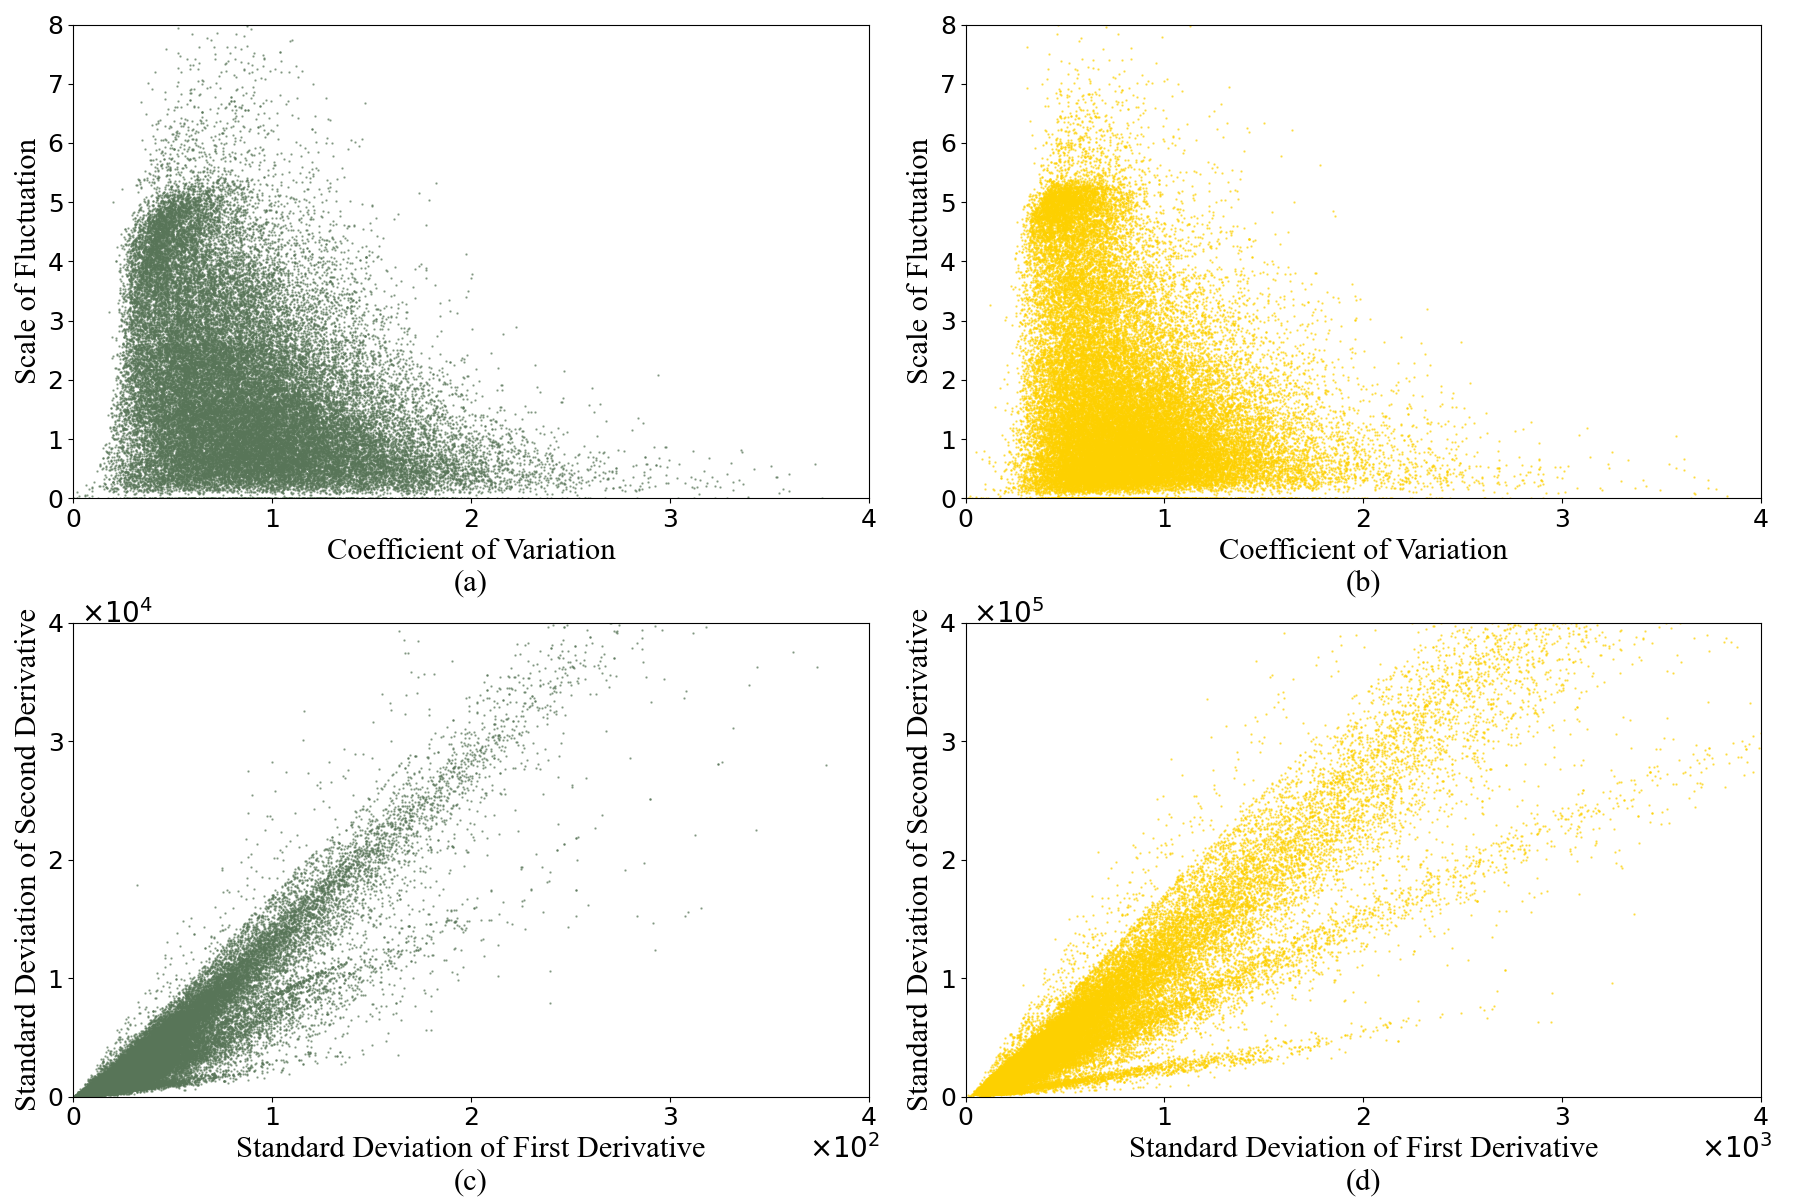

This figure's Python source:
import pandas as pd
import matplotlib.pyplot as plt
from matplotlib import ticker

# Load the data
df_qc = pd.read_csv('qc_var.csv')
df_fs = pd.read_csv('fs_var.csv')

# Create a figure and four subplots
fig, axes = plt.subplots(2, 2, figsize=(18, 12))

# Customize the first scatter plot
axes[0, 0].scatter(df_qc['COV']/100, df_qc['SOF'], s=0.5, c='#587558', alpha=0.6)
axes[0, 0].set_xlim(0, 4)
axes[0, 0].set_ylim(0, 8)
axes[0, 0].xaxis.set_major_locator(ticker.MultipleLocator(1))
axes[0, 0].yaxis.set_major_locator(ticker.MultipleLocator(1))
axes[0, 0].set_xlabel("Coefficient of Variation", fontsize=22, fontname='Times New Roman')
axes[0, 0].set_ylabel("Scale of Fluctuation", fontsize=22, fontname='Times New Roman')
axes[0, 0].tick_params(axis='both', which='major', labelsize=18, labelcolor='black')
axes[0, 0].text(0.5, -0.195, '(a)', transform=axes[0, 0].transAxes, fontsize=22, fontname='Times New Roman', ha='center')

# Customize the second scatter plot
axes[0, 1].scatter(df_fs['COV']/100, df_fs['SOF'], s=0.5, c='#fdd000', alpha=0.6)
axes[0, 1].set_xlim(0, 4)
axes[0, 1].set_ylim(0, 8)
axes[0, 1].xaxis.set_major_locator(ticker.MultipleLocator(1))
axes[0, 1].yaxis.set_major_locator(ticker.MultipleLocator(1))
axes[0, 1].set_xlabel("Coefficient of Variation", fontsize=22, fontname='Times New Roman')
axes[0, 1].set_ylabel("Scale of Fluctuation", fontsize=22, fontname='Times New Roman')
axes[0, 1].tick_params(axis='both', which='major', labelsize=18, labelcolor='black')
axes[0, 1].text(0.5, -0.195, '(b)', transform=axes[0, 1].transAxes, fontsize=22, fontname='Times New Roman', ha='center')

# Customize the third scatter plot
axes[1, 0].scatter(df_qc['Smoothness_First_Derivative']/100, df_qc['Smoothness_Second_Derivative']/10000, s=0.5, c='#587558', alpha=0.6)
axes[1, 0].set_xlim(0, 4)
axes[1, 0].set_ylim(0, 4)
axes[1, 0].xaxis.set_major_locator(ticker.MultipleLocator(1))
axes[1, 0].yaxis.set_major_locator(ticker.MultipleLocator(1))
axes[1, 0].set_xlabel("Standard Deviation of First Derivative", fontsize=22, fontname='Times New Roman')
axes[1, 0].set_ylabel("Standard Deviation of Second Derivative", fontsize=22, fontname='Times New Roman')
axes[1, 0].tick_params(axis='both', which='major', labelsize=18, labelcolor='black')
axes[1, 0].annotate(r'$\times10^2$', xy=(0.925, -0.08), xycoords='axes fraction', fontsize=20, fontname='Times New Roman', ha='left', va='top')
axes[1, 0].annotate(r'$\times10^4$', xy=(0.01, 1.05), xycoords='axes fraction', fontsize=20, fontname='Times New Roman', ha='left', va='top')
axes[1, 0].text(0.5, -0.195, '(c)', transform=axes[1, 0].transAxes, fontsize=22, fontname='Times New Roman', ha='center')

# Customize the fourth scatter plot
axes[1, 1].scatter(df_fs['Smoothness_First_Derivative']/1000, df_fs['Smoothness_Second_Derivative']/100000, s=0.5, c='#fdd000', alpha=0.6)
axes[1, 1].set_xlim(0, 4)
axes[1, 1].set_ylim(0, 4)
axes[1, 1].xaxis.set_major_locator(ticker.MultipleLocator(1))
axes[1, 1].yaxis.set_major_locator(ticker.MultipleLocator(1))
axes[1, 1].set_xlabel("Standard Deviation of First Derivative", fontsize=22, fontname='Times New Roman')
axes[1, 1].set_ylabel("Standard Deviation of Second Derivative", fontsize=22, fontname='Times New Roman')
axes[1, 1].tick_params(axis='both', which='major', labelsize=18, labelcolor='black')
axes[1, 1].annotate(r'$\times10^3$', xy=(0.925, -0.08), xycoords='axes fraction', fontsize=20, fontname='Times New Roman', ha='left', va='top')
axes[1, 1].annotate(r'$\times10^5$', xy=(0.01, 1.05), xycoords='axes fraction', fontsize=20, fontname='Times New Roman', ha='left', va='top')
axes[1, 1].text(0.5, -0.195, '(d)', transform=axes[1, 1].transAxes, fontsize=22, fontname='Times New Roman', ha='center')

# Adjust layout
plt.tight_layout()
plt.savefig('fig3.png')
# Display the plot
plt.show()
